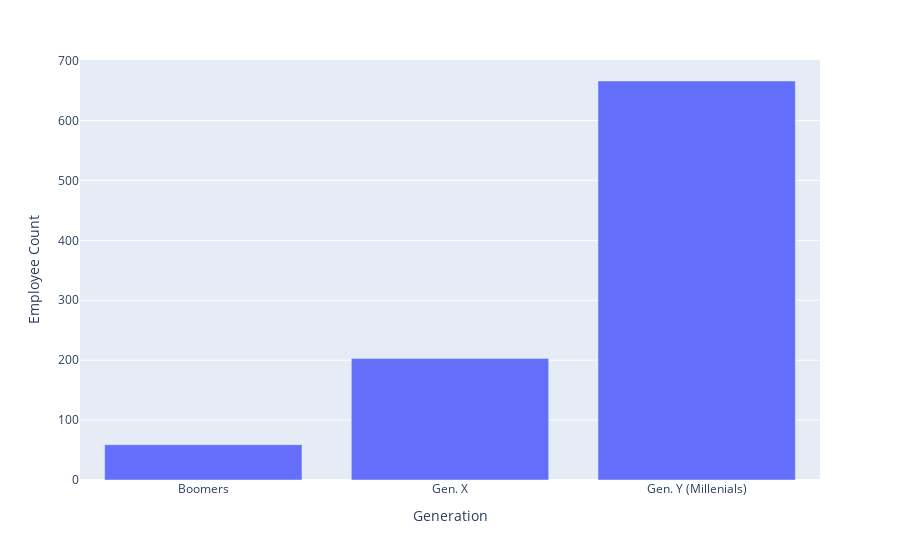

The cell this chart's notebook holds for it:
### Markdown cell above
Untuk membuat barplot, kita dapat menggunakan fungsi `.bar()`, dengan parameter:
- `data_frame`: dataframe yang digunakan
- `x`: kolom untuk sumbu x
- `y`: kolom untuk sumbu y
- `labels`: custom label sesuai nama kolom

### Code cell
# px.bar
plot_gen = px.bar(data_frame=df_gen, x = 'generation', y='num_people',
                  labels={'generation': 'Generation',
                          'num_people':'Employee Count'})
plot_gen

### Figure 1 — Plotly figure (JSON) as saved in the notebook; plotly's stock layout.template omitted (floating-point values rounded to 4 significant figures)
{"data": [{"alignmentgroup": "True", "hovertemplate": "Generation=%{x}<br>Employee Count=%{y}<extra></extra>", "legendgroup": "", "marker": {"color": "#636efa", "pattern": {"shape": ""}}, "name": "", "offsetgroup": "", "orientation": "v", "showlegend": false, "textposition": "auto", "type": "bar", "x": ["Boomers", "Gen. X", "Gen. Y (Millenials)"], "xaxis": "x", "y": [59, 203, 666], "yaxis": "y"}], "layout": {"barmode": "relative", "legend": {"tracegroupgap": 0}, "margin": {"t": 60}, "xaxis": {"anchor": "y", "domain": [0, 1], "title": {"text": "Generation"}}, "yaxis": {"anchor": "x", "domain": [0, 1], "title": {"text": "Employee Count"}}}}
